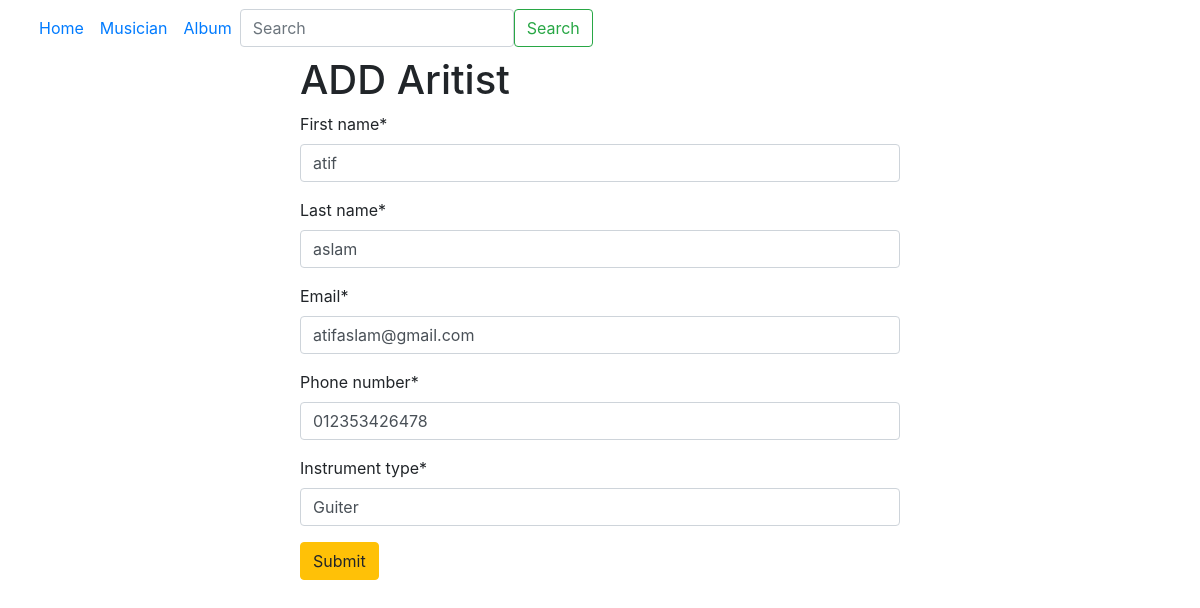
The page /musician/edit/1 on the database its author committed.
### musician/models.py (models this page shows, shortened)
class Musician(models.Model):
    first_name = models.CharField(max_length=100)
    last_name = models.CharField(max_length=100)
    email = models.EmailField(unique=True)
    phone_number = models.CharField(max_length=12)
    instrument_type = models.CharField(max_length=100)

### musician/views.py (the view)
# urls.py: path('edit/<int:id>', views.edit_musician, name= 'edit_musician'),
def edit_musician(request, id):
    musician = models.Musician.objects.get(pk=id)
    musician_form = forms.MusicianForm(instance=musician)
    if request.method == "POST":
        musician_form= forms.MusicianForm(request.POST, instance=musician)
        if musician_form.is_valid():
            musician_form.save()
            return redirect('homepage')
    return render(request, 'add_musicians.html', {'form' : musician_form})

### musician/forms.py
class MusicianForm(forms.ModelForm):
    class Meta :
        model = Musician
        fields = '__all__'

### musician/templates/add_musicians.html (shortened to what this page needs)
{% extends 'base.html' %}
{% load crispy_forms_tags %}
{% block content %}
<form style="width: 50%; margin:auto" method="post">
<h1> ADD Aritist</h1>
 {{form | crispy }}
 <button class="btn btn-warning"> Submit</button>
 </form>
 {% endblock %}

### rows shown on the page
Musician: first_name "atif", last_name "aslam", email "atifaslam@gmail.com", phone_number "012353426478", instrument_type "Guiter"
